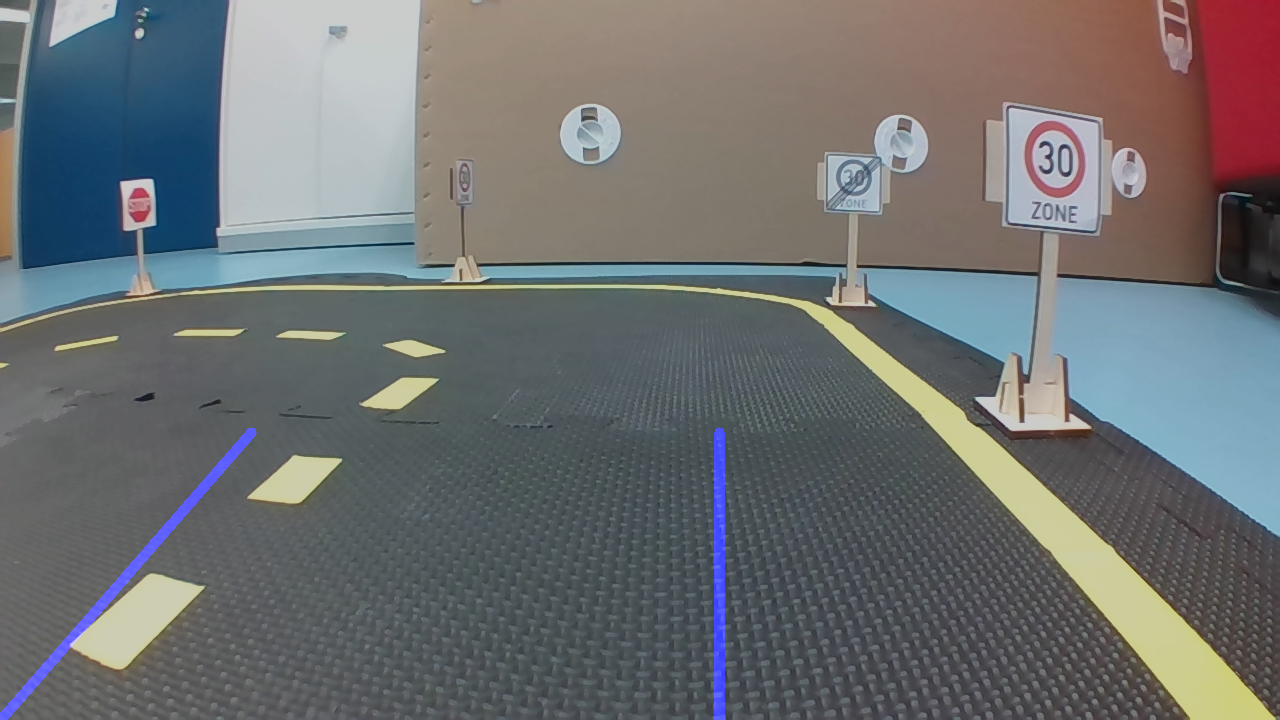
#> input picture Code_Pitop/Pictures/combo.png, 1280 x 720 px
$ python -i image.py   (imports and definitions only)
#> lines starting #> are read from the running program, lines starting #| are printed output that depends on the picture; after the words box and inside, x2 and y2 are one past the last pixel; in counts of white or black regions, pixels touching at a corner belong together
import math
import cv2
import numpy as np
import matplotlib.pyplot as plt
from pitop import Camera
import sys

# Definieren der äußersten Punkte
def make_coordinates(image, line_parameters):
    slope, intercept = line_parameters
    y1 = image.shape[0]
    y2 = int(y1 * (3/5))
    x1 = int((y1 - intercept)/slope)
    x2 = int((y2 - intercept)/slope)
    return np.array([x1, y1, x2, y2])

# Definieren/ Ziehen der gemittelten Linien
def average_slope_intercept(image, lines):
    left_fit = []
    right_fit = []
    for line in lines:
        x1, y1, x2, y2 = line.reshape(4)
        parameters = np.polyfit((x1, x2), (y1, y2), 1)
        slope = parameters[0]
        intercept = parameters[1]

        if slope < 0: # Check, ob steigend oder fallend --> linke oder rechte Seite
            left_fit.append((slope, intercept))
        else:
            right_fit.append((slope, intercept))

    if left_fit:
        left_fit_average = np.average(left_fit, axis=0)
        left_line = make_coordinates(image, left_fit_average)
    else:
        left_line = np.array([0, 0, 0, 0])

    if right_fit:
        right_fit_average = np.average(right_fit, axis=0)
        right_line = make_coordinates(image, right_fit_average)
    else:
        right_line = np.array([0, 0, 0, 0])

    return np.array([left_line, right_line])

# Kantenerkennung
def canny(image):
    hsv = cv2.cvtColor(image, cv2.COLOR_BGR2HSV)

    # Definition gelber Farbraum
    lower_yellow = np.array([20, 50, 100]) # bisher bestes Ergebnis
    upper_yellow = ([30, 255, 255])

    # alternative Farbräume, falls Lichtverhältnis nicht mit oberem kompatibel
    """ lower_yellow = np.array([20, 70, 0])
    upper_yellow = ([30, 255, 255]) """
    """ lower_yellow = np.array([20, 80, 100])
    upper_yellow = ([30, 255, 255]) """

    # Filtern gelber Farbinhalte (nur Straßenmarkierungen)
    mask = cv2.inRange(hsv, np.float32(lower_yellow), np.float32(upper_yellow))
    result = cv2.bitwise_and(image, image, mask=mask)

    # Vorbereitungen für Canny Edge Detection
    gray = cv2.cvtColor(result, cv2.COLOR_BGR2GRAY)
    blurred = cv2.GaussianBlur(gray, (3, 3), 0)
    canny = cv2.Canny(blurred, 190, 255, L2gradient=True) # Canny Edge Detection (190 und 255 stellen oberen und unteren threshold dar --> siehe Dokumentation)
    return canny

# [26 lines left out: function display_lines, not called in this run]

# Entfernen unwichtiger Inhalte
def region_of_interest(image, width, height):
    polygon = np.array([[(0, height), (width, height), (width, 100), (0, 100)]])
    mask = np.zeros_like(image)
    cv2.fillPoly(mask, polygon, 255)
    masked_image = cv2.bitwise_and(image, mask)
    return masked_image

# Handler, wenn beide Fahrbanmarkierungen erkannt wurden
def two_lines_detected(lines, width, height):
    _, _, left_x2, _ = lines[0]
    _, _, right_x2, _ = lines[1]
    mid = int(width / 2)
    x_offset = ((left_x2 + right_x2) / 2) - mid
    y_offset = int(height / 2)
    return x_offset, y_offset

# Handler, wenn nur eine Fahrbahnmarkierung erkannt wurde
# [10 lines left out: function one_line_detected, not called in this run]

# Berechnung Richtungspunkt
def calculate_offset(lines, width, height):
    if not lines[0].any() and not lines[1].any():
        print("ERROR: NO LINES DETECTED ---------------------------------")
    elif not lines[0].any() or not lines[1].any():
        print("INFO: ONE LINE DETECTED")
        x_offset, y_offset = one_line_detected(lines, height)
    else:
        x_offset, y_offset = two_lines_detected(lines, width, height)
    return x_offset, y_offset

# Berechnung Lenkwinkel
def calculate_steering_angle(x_offset, y_offset):
    angle_to_mid_radian = math.atan(x_offset / y_offset)  # angle (in radian) to center vertical line
    angle_to_mid_deg = int(angle_to_mid_radian * 180.0 / math.pi)  # angle (in degrees) to center vertical line
    steering_angle = angle_to_mid_deg + 90  # this is the steering angle needed by picar front wheel
    return steering_angle

# Darstellung der gemittelten Richtungslinie
# [11 lines left out: function display_heading_line, not called in this run]

def run(image):
    height = image.shape[0]
    width = image.shape[1]

    lane_img = np.copy(image)

    # Ecken erkennen
    canny_img = canny(lane_img)
    #cv2.imwrite("/home/pi/Documents/repo/Wall-E/Code_Pitop/Pictures/canny2.png", canny_img)

    # unwichtige Inhalte abschneiden
    cropped_img = region_of_interest(canny_img, width, height)
    #cv2.imwrite("/home/pi/Documents/repo/Wall-E/Code_Pitop/Pictures/cropped2.png", cropped_img)

    # Ziehen der Linien
    lines = cv2.HoughLinesP(cropped_img, 1, np.pi/180, threshold=50, minLineLength=10, maxLineGap=10)

    # erkannte Linien mitteln
    averaged_lines = average_slope_intercept(lane_img, lines)

    # Berechnung anzusteuernder Punkt (Richtungspunkt)
    x_offset, y_offset = calculate_offset(averaged_lines, width, height)

    # Berechnung Lenkwinkel
    steering_angle = calculate_steering_angle(x_offset, y_offset)

    # entkommentieren, wenn Linien bildlich angezeigt werden sollen --> sinnvoll beim Debuggen
    """ line_img = display_lines(lane_img, averaged_lines)
    #cv2.imwrite("/home/pi/Documents/repo/Wall-E/Code_Pitop/Pictures/lines2.png", line_img)
    combo_img = cv2.addWeighted(lane_img, 0.8, line_img, 1, 1)
    #cv2.imwrite("/home/pi/Documents/repo/Wall-E/Code_Pitop/Pictures/combo2.png", combo_img)
    heading_img = display_heading_line(combo_img, steering_angle, (0, 0, 255), 10)
    #cv2.imwrite("/home/pi/Documents/repo/Wall-E/Code_Pitop/Pictures/heading2.png", heading_img) """

    """ cv2.imshow("cam", heading_img)
    cv2.waitKey(0) """

    return steering_angle

# entkommentieren, wenn nur image.py ausgeführt werden soll/ Wall-E nicht fahren soll
""" cam = Camera(format="OpenCV")
frame = cam.get_frame() """

""" frame = cv2.imread("/home/pi/Documents/repo/Wall-E/Code_Pitop/Pictures/opencv_frame_4.png")
steering = run(frame) """

>>> import cv2
>>> picture = cv2.imread('../Pictures/combo.png')
#> picture is the input picture: shape (720, 1280, 3); mean B, G, R 112.7, 111.6, 109.6
>>> result = run(picture)
#> in canny, `mask = cv2.inRange(hsv, np.float32(lower_yellow), np.float32(upper_yel..`:
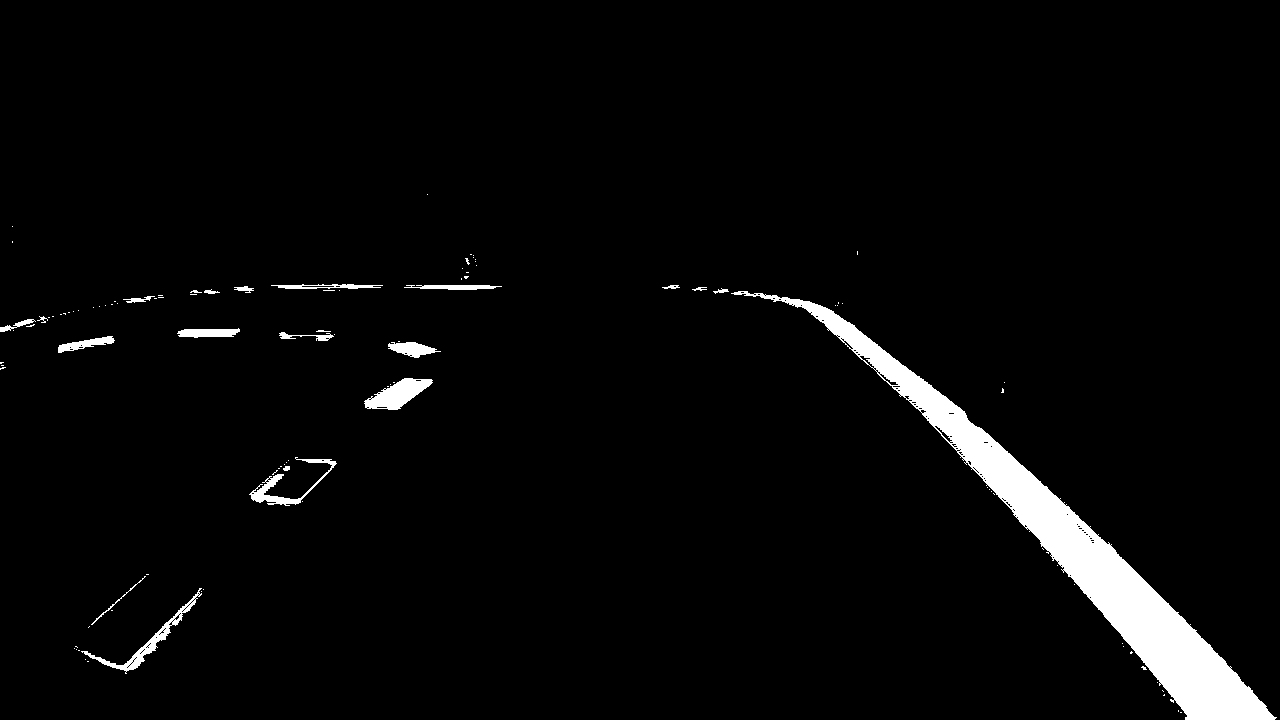
#> mask: shape (720, 1280); 3.4% white; 106 white regions (84 under 20 px), largest, box (x1, y1, x2, y2) and area: (731, 291, 1277, 720) 24812, (364, 378, 433, 410) 1168, (81, 588, 202, 674) 995
#> in canny, `gray = cv2.cvtColor(result, cv2.COLOR_BGR2GRAY)`:
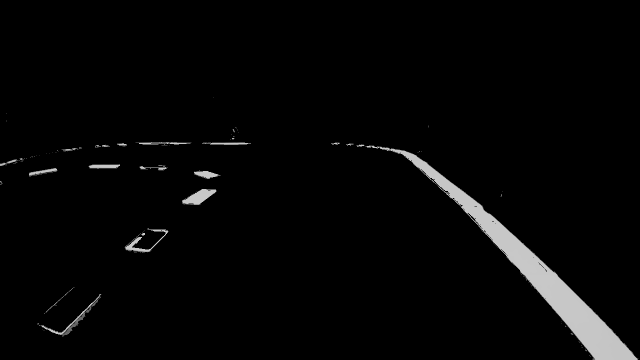
#> gray: shape (720, 1280) (shown at 1/2 size); min 0, max 200, mean 6.4
#> in canny, `canny = cv2.Canny(blurred, 190, 255, L2gradient=True)`:
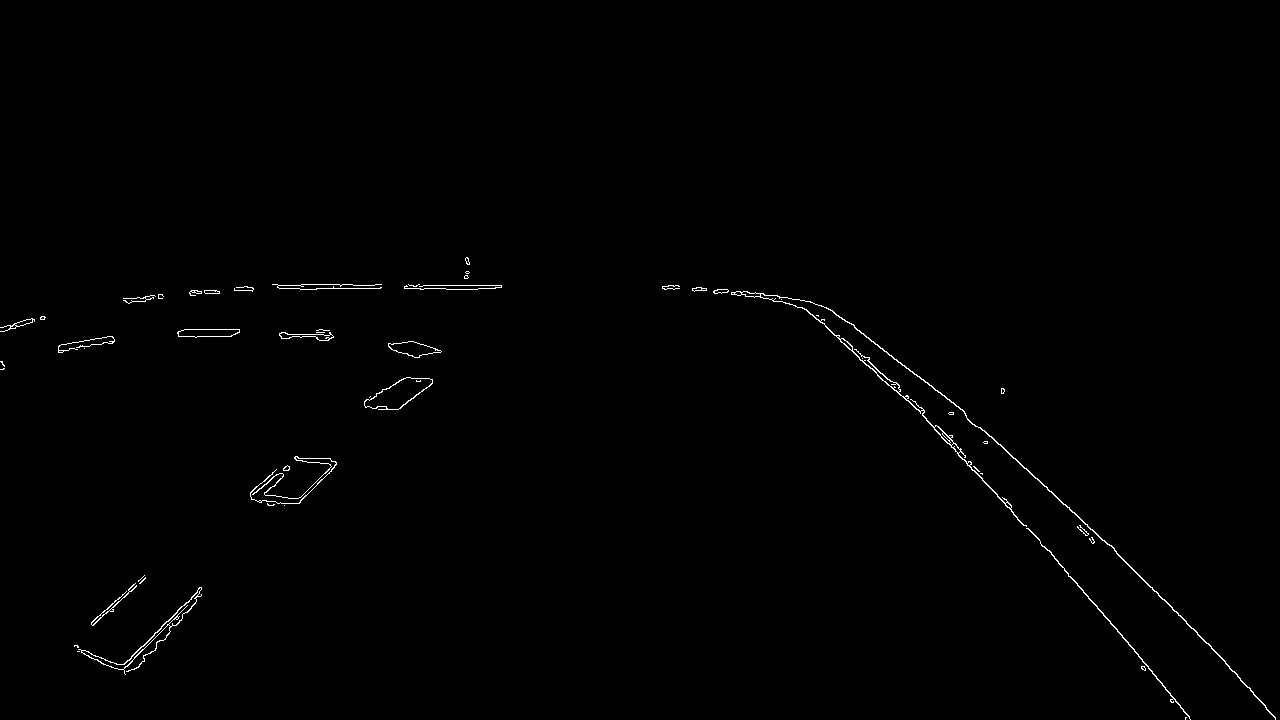
#> canny: shape (720, 1280); 0.55% white in thin lines or dots, all inside (x1, y1, x2, y2) = (0, 257, 1276, 720)
#> in region_of_interest, `cv2.fillPoly(mask, polygon, 255)`:
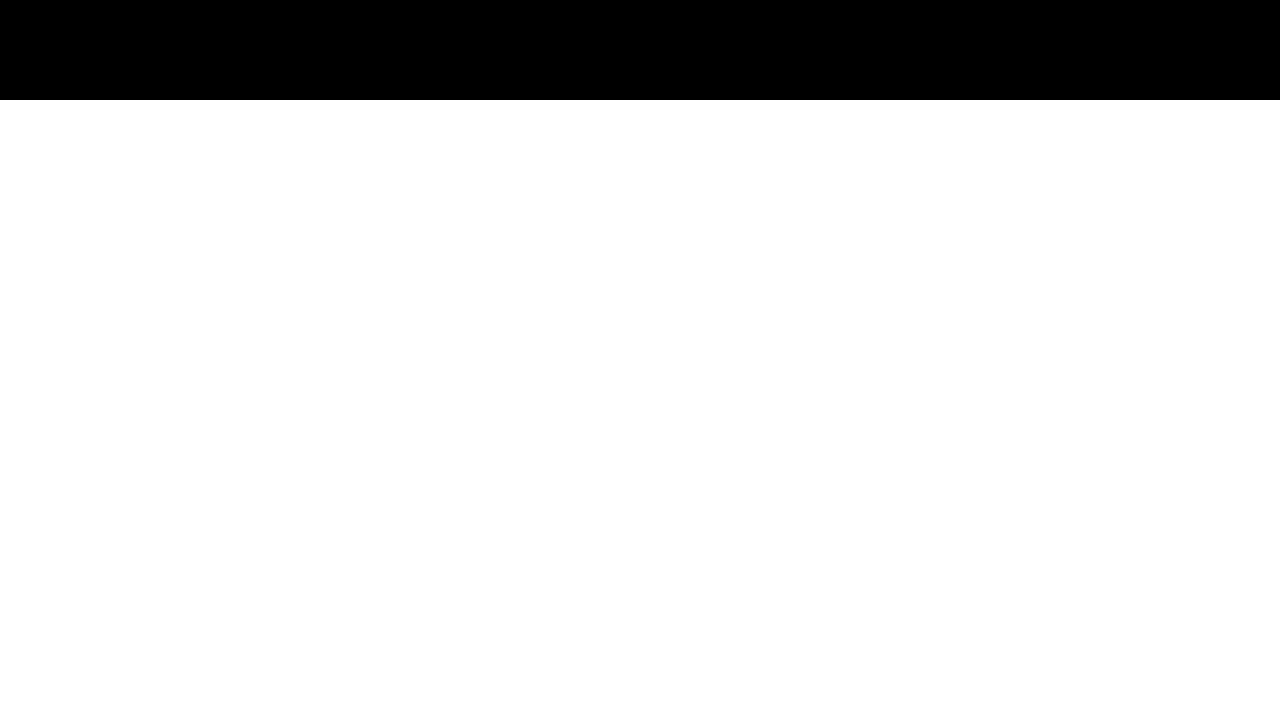
#> mask: shape (720, 1280); 86.1% white; 1 black region, box (x1, y1, x2, y2) and area: (0, 0, 1280, 100) 128000
#> in run, `lines = cv2.HoughLinesP(cropped_img, 1, np.pi/180, threshold=50, minLi..`: lines = 48 rows, first 6: [889, 379, 1058, 561], [316, 288, 380, 288], [1116, 553, 1197, 632], [984, 430, 1102, 540], [1058, 563, 1165, 687], [406, 285, 501, 285]
#> the loop in average_slope_intercept, `for line in lines:` made 48 passes
#> (x1, y1, x2, y2, slope, intercept) on passes 1 to 8: (889, 379, 1058, 561, 1.08, -578.4), (316, 288, 380, 288, 8.63e-17, 288), (1116, 553, 1197, 632, 0.975, -535.4), (984, 430, 1102, 540, 0.932, -487.3), (1058, 563, 1165, 687, 1.16, -663.1), (406, 285, 501, 285, -1.09e-16, 285), (794, 299, 961, 449, 0.898, -414.2), (857, 330, 964, 411, 0.757, -318.8)
#> after the loop in average_slope_intercept, `for line in lines:`: left_fit = 20 items, first 6: (-1.09e-16, 285), (-1.08e-15, 284), (-0.957, 780.4), (-1, 801), (-0.941, 782.5), (-0.833, 699.2); right_fit = 28 pairs, first value 5.81e-17 to 1.16, second value -709.2 to 336
#> in average_slope_intercept, `left_fit_average = np.average(left_fit, axis=0)`: left_fit_average = [-0.627, 608]
#> in make_coordinates, `slope, intercept = line_parameters`: slope = -0.627; intercept = 608
#> in make_coordinates, `x1 = int((y1 - intercept)/slope)`: x1 = -178
#> in make_coordinates, `x2 = int((y2 - intercept)/slope)`: x2 = 280
#> in average_slope_intercept, `left_line = make_coordinates(image, left_fit_average)`: left_line = [-178, 720, 280, 432]
#> in average_slope_intercept, `right_fit_average = np.average(right_fit, axis=0)`: right_fit_average = [0.65, -241.9]
#> in average_slope_intercept, `right_line = make_coordinates(image, right_fit_average)`: right_line = [1478, 720, 1036, 432]
#> in run, `averaged_lines = average_slope_intercept(lane_img, lines)`: averaged_lines = [[-178, 720, 280, 432], [1478, 720, 1036, 432]]
#> in two_lines_detected, `_, _, left_x2, _ = lines[0]`: left_x2 = 280
#> in two_lines_detected, `_, _, right_x2, _ = lines[1]`: right_x2 = 1036
#> in two_lines_detected, `x_offset = ((left_x2 + right_x2) / 2) - mid`: x_offset = 18
#> in calculate_offset, `x_offset, y_offset = two_lines_detected(lines, width, height)`: y_offset = 360
#> in run, `x_offset, y_offset = calculate_offset(averaged_lines, width, height)`: x_offset = 18; y_offset = 360
#> in calculate_steering_angle, `angle_to_mid_radian = math.atan(x_offset / y_offset)`: angle_to_mid_radian = 0.05
#> in calculate_steering_angle, `angle_to_mid_deg = int(angle_to_mid_radian * 180.0 / math.pi)`: angle_to_mid_deg = 2
#> in calculate_steering_angle, `steering_angle = angle_to_mid_deg + 90`: steering_angle = 92
#> result = 92
